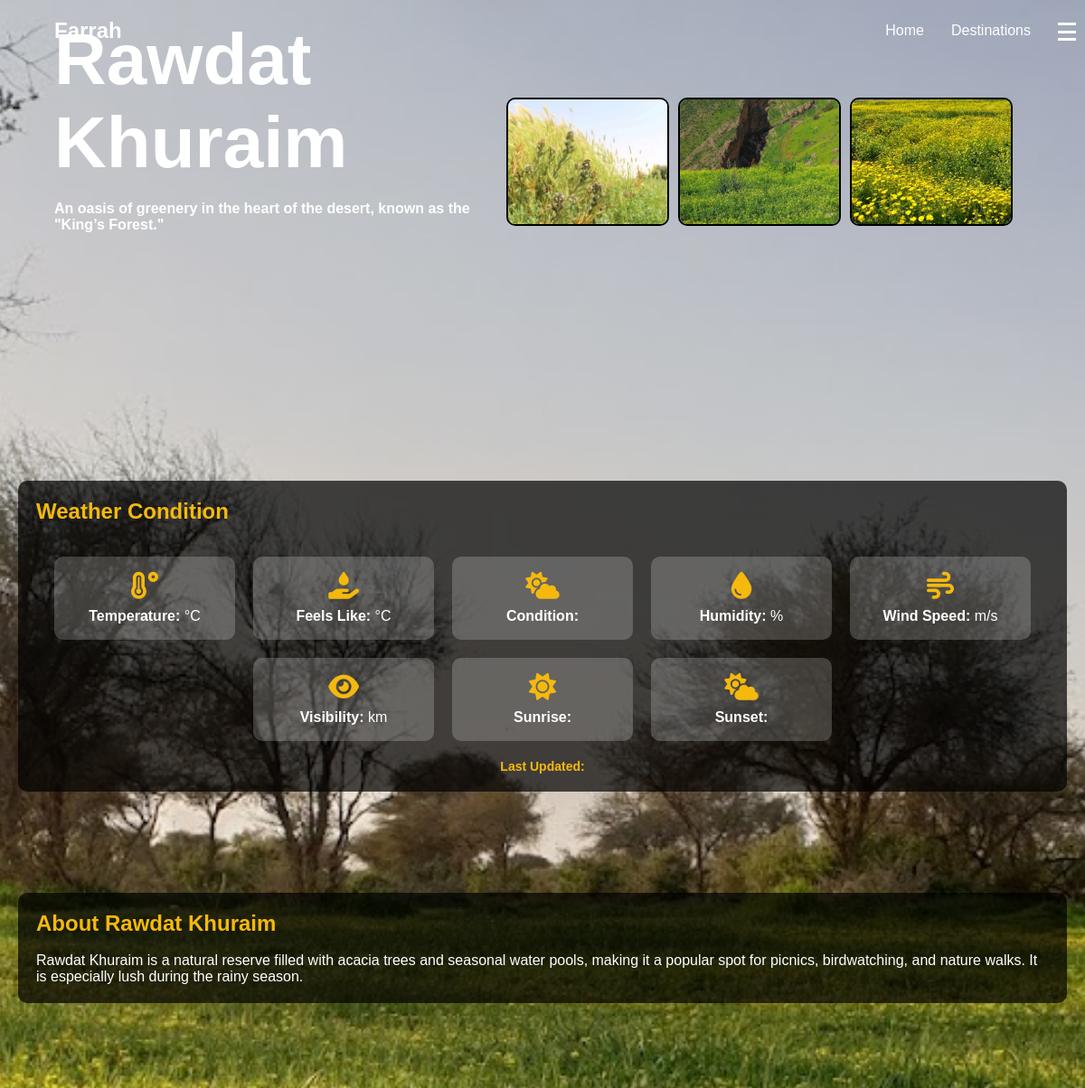
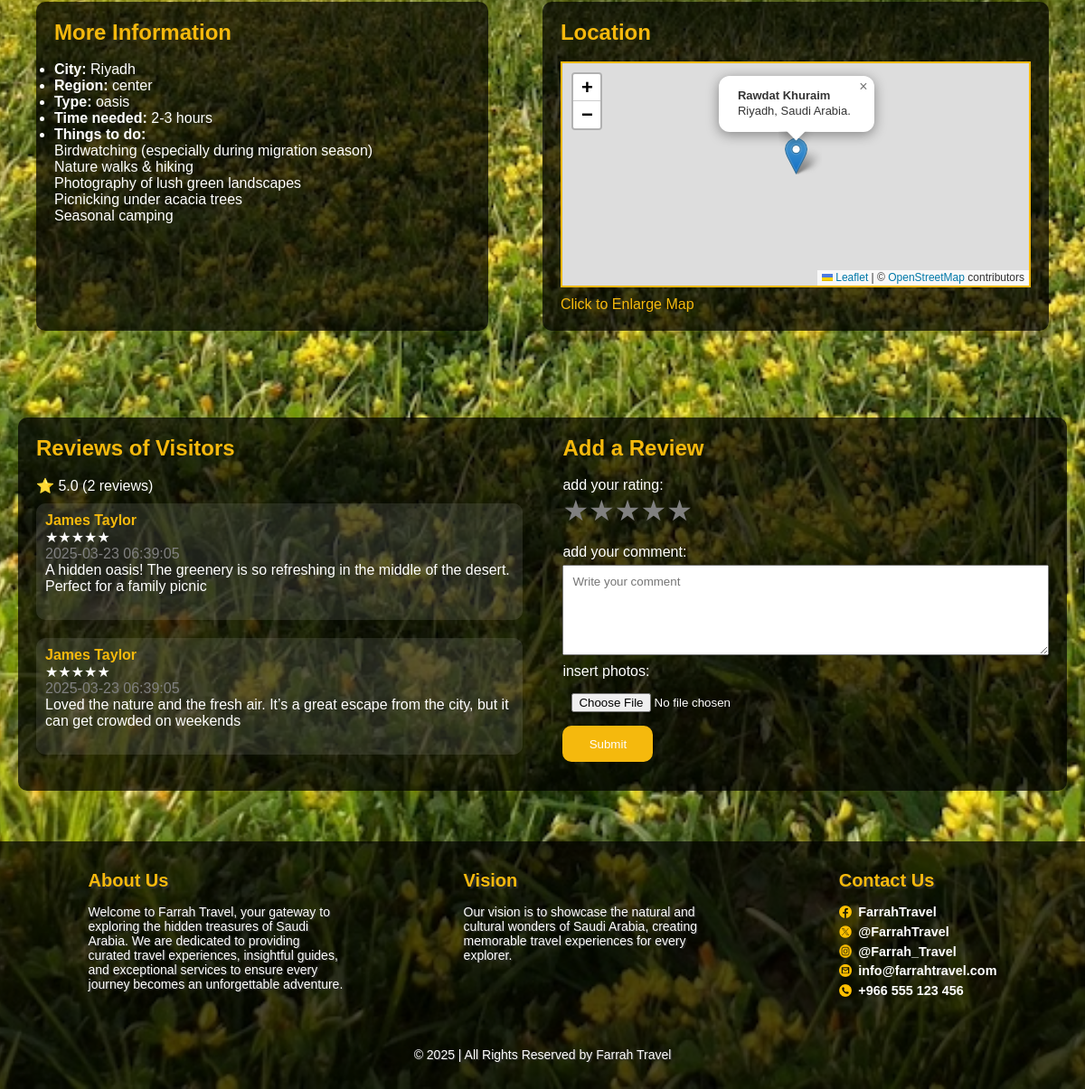
Page /DynamicDestination.php?DestinationID=10 on the committed database (2 pictures, top to bottom).
### tables this page shows
CREATE TABLE `destination` (
  `DestinationID` varchar(255) NOT NULL,
  `Name` varchar(100) NOT NULL,
  `Sentence` varchar(700) NOT NULL,
  `Latitude` float NOT NULL,
  `Longitude` float NOT NULL,
  `City` varchar(100) NOT NULL,
  `Region` varchar(100) NOT NULL,
  `Type` varchar(50) NOT NULL,
  `Description` varchar(700) NOT NULL,
  `TimeNeeded` varchar(20) NOT NULL,
  `BackgroundPhoto` varchar(800) NOT NULL
);

CREATE TABLE `destinationimage` (
  `DestinationID` varchar(255) NOT NULL,
  `DestinationImage` varchar(800) NOT NULL
);

CREATE TABLE `thingstodo` (
  `DestinationID` varchar(255) NOT NULL,
  `ThingsToDo` varchar(300) NOT NULL
);

CREATE TABLE `review` (
  `ReviewID` int(11) NOT NULL,
  `UserID` varchar(255) NOT NULL,
  `DestinationID` varchar(255) NOT NULL,
  `Rating` int(11) NOT NULL,
  `Comment` varchar(400) DEFAULT NULL,
  `Date` timestamp NOT NULL DEFAULT CURRENT_TIMESTAMP
);

CREATE TABLE `user` (
  `UserID` varchar(255) NOT NULL,
  `Name` varchar(50) NOT NULL,
  `PhoneNumber` varchar(15) NOT NULL,
  `Email` varchar(100) NOT NULL,
  `Password` varchar(255) NOT NULL
);

### DynamicDestination.php (the view, shortened to what this page needs)
<?php
include 'db.php';
$destinationID = isset($_GET['DestinationID']) ? $_GET['DestinationID'] : '';
$query = "SELECT * FROM destination WHERE DestinationID = ?";
$stmt = $conn->prepare($query);
$stmt->bind_param("s", $destinationID);
$stmt->execute();
$result = $stmt->get_result();
$destination = $result->fetch_assoc();
$queryImages = "SELECT DestinationImage FROM destinationimage WHERE DestinationID = ?";
$stmt = $conn->prepare($queryImages);
$stmt->bind_param("i", $destinationID);
$stmt->execute();
$resultImages = $stmt->get_result();
$images = $resultImages->fetch_all(MYSQLI_ASSOC);
$queryThings = "SELECT ThingsToDo FROM thingstodo WHERE DestinationID = ?";
$stmt = $conn->prepare($queryThings);
$stmt->bind_param("i", $destinationID);
$stmt->execute();
$resultThings = $stmt->get_result();
$thingsToDo = $resultThings->fetch_all(MYSQLI_ASSOC);
$destinationID = isset($_GET['DestinationID']) ? $_GET['DestinationID'] : '';
$queryReviews = "SELECT r.*, u.Name FROM review r
                 JOIN user u ON r.UserID = u.UserID
                 WHERE r.DestinationID = ? ORDER BY r.Date DESC";
$stmt = $conn->prepare($queryReviews);
$stmt->bind_param("i", $destinationID);
$stmt->execute();
$resultReviews = $stmt->get_result();
$reviews = $resultReviews->fetch_all(MYSQLI_ASSOC);
$totalReviews = count($reviews);
$averageRating = $totalReviews ? array_sum(array_column($reviews, 'Rating')) / $totalReviews : 0;
?>
<!DOCTYPE html>
<html lang="en">
<head>
  <link rel="stylesheet" href="css/DestnitionStyle.css">
  <link rel="stylesheet" href="https://cdnjs.cloudflare.com/ajax/libs/font-awesome/6.4.2/css/all.min.css">
  <link rel="stylesheet" href="https://unpkg.com/leaflet@1.7.1/dist/leaflet.css" />
</head>
<body>
  <div class="slidebar-btn" id="slidebarBtn">
    <span class="bar"></span>
    <span class="bar"></span>
    <span class="bar"></span>
  </div>
  <header>
    <div class="header-left">
      <div class="logo">Farrah</div>
    </div>
    <nav>
      <ul>
        <li><a href="Home.html">Home</a></li>
        <li><a href="Destnition.html">Destinations</a></li>
      </ul>
    </nav>
  </header>
  <div class="background">
    <div class="overlay"></div>
  </div>
  <div class="destination-header">
    <div class="destination-info">
      <h1><?php echo htmlspecialchars($destination['Name']); ?></h1><br>
      <p><strong><?php echo htmlspecialchars($destination['Sentence']); ?></strong></p>
    </div>
    <div class="destination-images photo-container1">
      <?php
$i = 1;
foreach ($images as $img) { ?>
      <img class="review-photo1" src="<?php echo htmlspecialchars($img['DestinationImage']); ?>" alt="Destination Image" onclick="openModal('photo<?php echo $i; ?>')">
    <?php
    $i++;
}
?>
    </div>
  </div>
  <br><br><br><br><br><br><br><br><br><br><br><br><br>
  <div class="black-container">
    <h2 style="color: #f5b90d; text-align: center; text-align: left;">Weather Condition</h2> <br><br>
    <div class="weather-cards">
      <div class="weather-card">
        <i class="fas fa-temperature-high"></i>
        <p><strong>Temperature:</strong> <span id="temperature"></span>°C</p>
      </div>
      <div class="weather-card">
        <i class="fas fa-hand-holding-water"></i>
        <p><strong>Feels Like:</strong> <span id="feelsLike"></span>°C</p>
      </div>
      <div class="weather-card">
        <i class="fas fa-cloud-sun"></i>
        <p><strong>Condition:</strong> <span id="condition"></span></p>
      </div>
      <div class="weather-card">
        <i class="fas fa-tint"></i>
        <p><strong>Humidity:</strong> <span id="humidity"></span>%</p>
      </div>
      <div class="weather-card">
        <i class="fas fa-wind"></i>
        <p><strong>Wind Speed:</strong> <span id="windSpeed"></span> m/s</p>
      </div>
      <div class="weather-card">
        <i class="fas fa-eye"></i>
        <p><strong>Visibility:</strong> <span id="visibility"></span> km</p>
      </div>
      <div class="weather-card">
        <i class="fas fa-sun"></i>
        <p><strong>Sunrise:</strong> <span id="sunrise"></span></p>
      </div>
      <div class="weather-card">
        <i class="fas fa-cloud-sun"></i>
        <p><strong>Sunset:</strong> <span id="sunset"></span></p>
      </div>
    </div>
    <h2 class="last-updated">Last Updated: <span id="lastUpdated"></span></h2>
  </div>
  <br><br><br><br>
  <div class="black-container">
    <h2 style="color: #f5b90d;">About <?php echo htmlspecialchars($destination['Name']); ?></h2> <br>
    <p><?php echo htmlspecialchars($destination['Description']); ?></p>
  </div>
  <br><br>
  <div class="info-map-container">
    <div class="black-container info">
      <h2 style="color: #f5b90d;">More Information</h2> <br>
      <ul>
        <li><strong>City:</strong> <?php echo htmlspecialchars($destination['City']); ?> </li>
        <li><strong>Region:</strong> <?php echo htmlspecialchars($destination['Region']); ?></li>
        <li><strong>Type:</strong> <?php echo htmlspecialchars($destination['Type']); ?></li>
        <li><strong>Time needed:</strong> <?php echo htmlspecialchars($destination['TimeNeeded']); ?></li>
        <li><strong>Things to do:</strong>
          <?php foreach ($thingsToDo as $thing) { ?>
            <pre><?php echo htmlspecialchars($thing['ThingsToDo']); ?></pre>
        <?php } ?>
      </ul>
    </div>
    <div class="black-container map-container">
      <h2 class="map-title">
        <pre>Location                                                               </pre>
      </h2><br>
      <div id="map" class="map-preview"></div>
      <a href="#" id="enlargeMapLink" class="enlarge-map-link">Click to Enlarge Map</a>
    </div>
  </div>
  <br><br>
  <div class="black-container reviews-container">
    <div class="reviews">
        <h2 style="color: #f5b90d;">Reviews of Visitors</h2><br>
        <div class="ratings">
            <p>⭐ <?php echo number_format($averageRating, 1); ?> (<?php echo $totalReviews; ?> reviews)</p>
        </div>
        <?php if ($totalReviews > 0) { ?>
            <?php foreach ($reviews as $review) { ?>
                <div class="review">
                    <p><strong style="color: #f5b90d;"><?php echo htmlspecialchars($review['Name']); ?></strong><br>
                    <?php echo str_repeat('★', $review['Rating']) . str_repeat('☆', 5 - $review['Rating']); ?><br>
                    <span class="date"><?php echo htmlspecialchars($review['Date']); ?></span></p>
                    <p><?php echo htmlspecialchars($review['Comment']); ?></p><br>
                </div>
            <?php } ?>
        <?php } else { ?>
            <p>No reviews yet. Be the first to leave a review!</p>
        <?php } ?>
    </div>
    <div class="add-review">
        <form action="DynamicDestination.php?DestinationID=<?php echo $destinationID; ?>" method="post" enctype="multipart/form-data">
            <h2 style="color: #f5b90d;">Add a Review</h2><br>
            <p>add your rating:</p>
            <div class="star-rating">
                <span class="star" data-value="1">&#9733;</span>
                <span class="star" data-value="2">&#9733;</span>
                <span class="star" data-value="3">&#9733;</span>
                <span class="star" data-value="4">&#9733;</span>
                <span class="star" data-value="5">&#9733;</span>
            </div><br>
            <p>add your comment:</p>
            <textarea name="comment" class="comment" placeholder="Write your comment"></textarea>
            <p>insert photos:</p>
            <input type="file" name="photo">
            <button type="submit" id="submit">Submit</button>
        </form>
    </div>
</div>
  <br><br>
  <footer id="footer" class="footer">
    <div class="footer-top">
      <div class="container">
        <div class="row">
          <div class="col">
            <div class="single-footer">
              <h2>About Us</h2>
              <p>
                Welcome to Farrah Travel, your gateway to exploring the hidden treasures of Saudi Arabia.
                We are dedicated to providing curated travel experiences, insightful guides, and exceptional
                services to ensure every journey becomes an unforgettable adventure.
              </p>
            </div>
          </div>
          <div class="col">
            <div class="single-footer">
              <h2>Vision</h2>
              <p>
                Our vision is to showcase the natural and cultural wonders of Saudi Arabia,
                creating memorable travel experiences for every explorer.
              </p>
            </div>
          </div>
          <div class="col">
            <h2>Contact Us</h2>
            <ul class="social">
              <li>
                <img src="images/facebook-icon.png" alt="facebook" />
                <span>FarrahTravel</span>
              </li>
              <li>
                <img src="images/x-icon.png" alt="x" />
                <span>@FarrahTravel</span>
              </li>
              <li>
                <img src="images/instagram-icon.png" alt="instagram" />
                <span>@Farrah_Travel</span>
              </li>
              <li>
                <img src="images/gmail-icon.png" alt="gmail" />
                <span>info@farrahtravel.com</span>
              </li>
              <li>
                <img src="images/phone-icon.png" alt="phone" />
                <span>+966 555 123 456</span>
              </li>
            </ul>
          </div>
        </div>
      </div>
    </div>
    <div class="copyright">
      <div class="container">
        <div class="row">
          <div class="copyright-content">
            <p>
              © 2025 | All Rights Reserved by
              <span>Farrah Travel</span>
            </p>
          </div>
        </div>
      </div>
    </div>
  </footer>
</body>
</html>

### rows in the picture
destination: Name "Rawdat Khuraim", Sentence "An oasis of greenery in the heart of the desert, known as the \"King’s Forest.\"", Description "Rawdat Khuraim is a natural reserve filled with acacia trees and seasonal water pools, making it a popular spot for picnics, birdwatching, and nature walks. It is especially lush during the rainy season.", City "Riyadh", Region "center", Type "oasis", TimeNeeded "2-3 hours"
destinationimage: DestinationImage (picture)
destinationimage: DestinationImage (picture)
destinationimage: DestinationImage (picture)
thingstodo: ThingsToDo "Birdwatching (especially during migration season)"
thingstodo: ThingsToDo "Nature walks & hiking"
thingstodo: ThingsToDo "Photography of lush green landscapes"
thingstodo: ThingsToDo "Picnicking under acacia trees"
thingstodo: ThingsToDo "Seasonal camping"
review: UserID.Name "James Taylor", Rating "★★★★★", Date "2025-03-23 06:39:05", Comment "A hidden oasis! The greenery is so refreshing in the middle of the desert. Perfect for a family picnic"
review: UserID.Name "James Taylor", Rating "★★★★★", Date "2025-03-23 06:39:05", Comment "Loved the nature and the fresh air. It’s a great escape from the city, but it can get crowded on weekends"

### other values in the picture
$averageRating "5.0"
$totalReviews "2"
